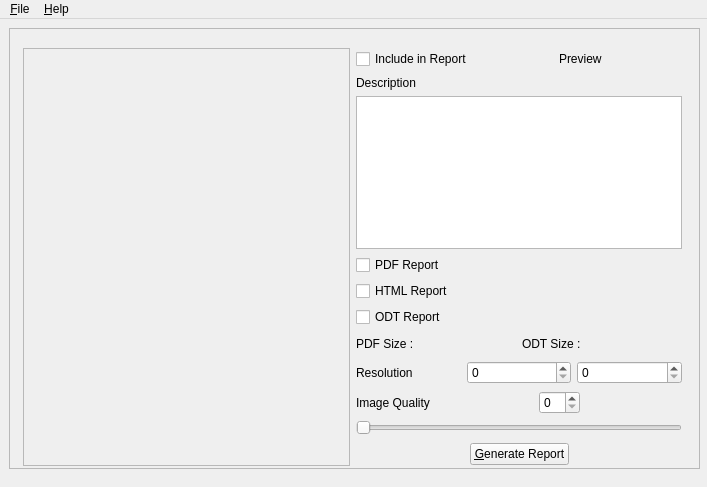
<?xml version="1.0" encoding="UTF-8"?>
<ui version="4.0">
 <class>MainWindow</class>
 <widget class="QMainWindow" name="MainWindow">
  <property name="geometry">
   <rect>
    <x>0</x>
    <y>0</y>
    <width>707</width>
    <height>487</height>
   </rect>
  </property>
  <property name="windowTitle">
   <string>Report Generator</string>
  </property>
  <widget class="QWidget" name="centralWidget">
   <property name="sizePolicy">
    <sizepolicy hsizetype="Preferred" vsizetype="Preferred">
     <horstretch>1</horstretch>
     <verstretch>1</verstretch>
    </sizepolicy>
   </property>
   <widget class="QFrame" name="frame">
    <property name="geometry">
     <rect>
      <x>9</x>
      <y>9</y>
      <width>691</width>
      <height>441</height>
     </rect>
    </property>
    <property name="frameShape">
     <enum>QFrame::StyledPanel</enum>
    </property>
    <property name="frameShadow">
     <enum>QFrame::Raised</enum>
    </property>
    <widget class="QWidget" name="horizontalLayoutWidget">
     <property name="geometry">
      <rect>
       <x>3</x>
       <y>9</y>
       <width>681</width>
       <height>440</height>
      </rect>
     </property>
     <layout class="QHBoxLayout" name="horizontalLayout">
      <item>
       <widget class="QScrollArea" name="scrollArea">
        <property name="widgetResizable">
         <bool>true</bool>
        </property>
        <widget class="QWidget" name="scrollAreaWidgetContents">
         <property name="geometry">
          <rect>
           <x>0</x>
           <y>0</y>
           <width>335</width>
           <height>436</height>
          </rect>
         </property>
         <widget class="QWidget" name="gridLayoutWidget">
          <property name="geometry">
           <rect>
            <x>9</x>
            <y>9</y>
            <width>321</width>
            <height>401</height>
           </rect>
          </property>
          <layout class="QGridLayout" name="gridLayout"/>
         </widget>
        </widget>
       </widget>
      </item>
      <item>
       <layout class="QVBoxLayout" name="verticalLayout">
        <item>
         <spacer name="verticalSpacer_3">
          <property name="orientation">
           <enum>Qt::Vertical</enum>
          </property>
          <property name="sizeHint" stdset="0">
           <size>
            <width>20</width>
            <height>40</height>
           </size>
          </property>
         </spacer>
        </item>
        <item>
         <layout class="QHBoxLayout" name="horizontalLayout_3">
          <item>
           <widget class="QCheckBox" name="includeCheck">
            <property name="text">
             <string>Include in Report</string>
            </property>
           </widget>
          </item>
          <item>
           <spacer name="horizontalSpacer_2">
            <property name="orientation">
             <enum>Qt::Horizontal</enum>
            </property>
            <property name="sizeHint" stdset="0">
             <size>
              <width>40</width>
              <height>20</height>
             </size>
            </property>
           </spacer>
          </item>
          <item>
           <widget class="QLabel" name="previewLabel">
            <property name="text">
             <string>Preview</string>
            </property>
           </widget>
          </item>
          <item>
           <spacer name="horizontalSpacer_3">
            <property name="orientation">
             <enum>Qt::Horizontal</enum>
            </property>
            <property name="sizeHint" stdset="0">
             <size>
              <width>40</width>
              <height>20</height>
             </size>
            </property>
           </spacer>
          </item>
         </layout>
        </item>
        <item>
         <spacer name="verticalSpacer_10">
          <property name="orientation">
           <enum>Qt::Vertical</enum>
          </property>
          <property name="sizeHint" stdset="0">
           <size>
            <width>20</width>
            <height>40</height>
           </size>
          </property>
         </spacer>
        </item>
        <item>
         <widget class="QLabel" name="label_3">
          <property name="text">
           <string>Description</string>
          </property>
         </widget>
        </item>
        <item>
         <spacer name="verticalSpacer_4">
          <property name="orientation">
           <enum>Qt::Vertical</enum>
          </property>
          <property name="sizeHint" stdset="0">
           <size>
            <width>20</width>
            <height>40</height>
           </size>
          </property>
         </spacer>
        </item>
        <item>
         <widget class="QTextEdit" name="imageEdit"/>
        </item>
        <item>
         <widget class="QCheckBox" name="pdfCheck">
          <property name="text">
           <string>PDF Report</string>
          </property>
         </widget>
        </item>
        <item>
         <widget class="QCheckBox" name="htmlCheck">
          <property name="text">
           <string>HTML Report</string>
          </property>
         </widget>
        </item>
        <item>
         <widget class="QCheckBox" name="odtCheck">
          <property name="text">
           <string>ODT Report</string>
          </property>
         </widget>
        </item>
        <item>
         <spacer name="verticalSpacer_9">
          <property name="orientation">
           <enum>Qt::Vertical</enum>
          </property>
          <property name="sizeHint" stdset="0">
           <size>
            <width>20</width>
            <height>40</height>
           </size>
          </property>
         </spacer>
        </item>
        <item>
         <layout class="QHBoxLayout" name="horizontalLayout_4">
          <item>
           <widget class="QLabel" name="pdfSizeLabel">
            <property name="text">
             <string>PDF Size :</string>
            </property>
           </widget>
          </item>
          <item>
           <spacer name="horizontalSpacer_7">
            <property name="orientation">
             <enum>Qt::Horizontal</enum>
            </property>
            <property name="sizeHint" stdset="0">
             <size>
              <width>40</width>
              <height>20</height>
             </size>
            </property>
           </spacer>
          </item>
          <item>
           <widget class="QLabel" name="odtSizeLabel">
            <property name="text">
             <string>ODT Size :</string>
            </property>
           </widget>
          </item>
          <item>
           <spacer name="horizontalSpacer_8">
            <property name="orientation">
             <enum>Qt::Horizontal</enum>
            </property>
            <property name="sizeHint" stdset="0">
             <size>
              <width>40</width>
              <height>20</height>
             </size>
            </property>
           </spacer>
          </item>
         </layout>
        </item>
        <item>
         <spacer name="verticalSpacer_5">
          <property name="orientation">
           <enum>Qt::Vertical</enum>
          </property>
          <property name="sizeHint" stdset="0">
           <size>
            <width>20</width>
            <height>40</height>
           </size>
          </property>
         </spacer>
        </item>
        <item>
         <layout class="QHBoxLayout" name="horizontalLayout_6">
          <item>
           <widget class="QLabel" name="label_2">
            <property name="text">
             <string>Resolution</string>
            </property>
           </widget>
          </item>
          <item>
           <widget class="QSpinBox" name="imageWidth"/>
          </item>
          <item>
           <widget class="QSpinBox" name="imageHeight"/>
          </item>
         </layout>
        </item>
        <item>
         <spacer name="verticalSpacer_8">
          <property name="orientation">
           <enum>Qt::Vertical</enum>
          </property>
          <property name="sizeHint" stdset="0">
           <size>
            <width>20</width>
            <height>40</height>
           </size>
          </property>
         </spacer>
        </item>
        <item>
         <layout class="QHBoxLayout" name="horizontalLayout_5">
          <item>
           <widget class="QLabel" name="label">
            <property name="text">
             <string>Image Quality</string>
            </property>
           </widget>
          </item>
          <item>
           <spacer name="horizontalSpacer_5">
            <property name="orientation">
             <enum>Qt::Horizontal</enum>
            </property>
            <property name="sizeHint" stdset="0">
             <size>
              <width>40</width>
              <height>20</height>
             </size>
            </property>
           </spacer>
          </item>
          <item>
           <widget class="QSpinBox" name="qualitySpinBox"/>
          </item>
          <item>
           <spacer name="horizontalSpacer_6">
            <property name="orientation">
             <enum>Qt::Horizontal</enum>
            </property>
            <property name="sizeHint" stdset="0">
             <size>
              <width>40</width>
              <height>20</height>
             </size>
            </property>
           </spacer>
          </item>
         </layout>
        </item>
        <item>
         <widget class="QSlider" name="qualitySlider">
          <property name="orientation">
           <enum>Qt::Horizontal</enum>
          </property>
         </widget>
        </item>
        <item>
         <spacer name="verticalSpacer_6">
          <property name="orientation">
           <enum>Qt::Vertical</enum>
          </property>
          <property name="sizeHint" stdset="0">
           <size>
            <width>20</width>
            <height>40</height>
           </size>
          </property>
         </spacer>
        </item>
        <item>
         <spacer name="verticalSpacer_2">
          <property name="orientation">
           <enum>Qt::Vertical</enum>
          </property>
          <property name="sizeHint" stdset="0">
           <size>
            <width>20</width>
            <height>40</height>
           </size>
          </property>
         </spacer>
        </item>
        <item>
         <spacer name="verticalSpacer_7">
          <property name="orientation">
           <enum>Qt::Vertical</enum>
          </property>
          <property name="sizeHint" stdset="0">
           <size>
            <width>20</width>
            <height>40</height>
           </size>
          </property>
         </spacer>
        </item>
        <item>
         <layout class="QHBoxLayout" name="horizontalLayout_2">
          <item>
           <spacer name="horizontalSpacer">
            <property name="orientation">
             <enum>Qt::Horizontal</enum>
            </property>
            <property name="sizeHint" stdset="0">
             <size>
              <width>40</width>
              <height>20</height>
             </size>
            </property>
           </spacer>
          </item>
          <item>
           <widget class="QPushButton" name="reportButton">
            <property name="text">
             <string>&amp;Generate Report</string>
            </property>
           </widget>
          </item>
          <item>
           <spacer name="horizontalSpacer_4">
            <property name="orientation">
             <enum>Qt::Horizontal</enum>
            </property>
            <property name="sizeHint" stdset="0">
             <size>
              <width>40</width>
              <height>20</height>
             </size>
            </property>
           </spacer>
          </item>
         </layout>
        </item>
        <item>
         <spacer name="verticalSpacer">
          <property name="orientation">
           <enum>Qt::Vertical</enum>
          </property>
          <property name="sizeHint" stdset="0">
           <size>
            <width>20</width>
            <height>40</height>
           </size>
          </property>
         </spacer>
        </item>
       </layout>
      </item>
     </layout>
    </widget>
   </widget>
  </widget>
  <widget class="QMenuBar" name="menuBar">
   <property name="geometry">
    <rect>
     <x>0</x>
     <y>0</y>
     <width>707</width>
     <height>24</height>
    </rect>
   </property>
   <widget class="QMenu" name="fileMenu">
    <property name="title">
     <string>&amp;File</string>
    </property>
    <widget class="QMenu" name="previewMenu">
     <property name="title">
      <string>&amp;Preview</string>
     </property>
     <addaction name="previewPdfAction"/>
     <addaction name="previewHtmlAction"/>
     <addaction name="previewOdtAction"/>
    </widget>
    <addaction name="openAction"/>
    <addaction name="previewMenu"/>
    <addaction name="exitAction"/>
   </widget>
   <widget class="QMenu" name="helpMenu">
    <property name="title">
     <string>&amp;Help</string>
    </property>
    <addaction name="aboutAction"/>
    <addaction name="abouUsAction"/>
   </widget>
   <addaction name="fileMenu"/>
   <addaction name="helpMenu"/>
  </widget>
  <action name="openAction">
   <property name="text">
    <string>&amp;Open</string>
   </property>
  </action>
  <action name="exitAction">
   <property name="text">
    <string>&amp;Exit</string>
   </property>
  </action>
  <action name="aboutAction">
   <property name="text">
    <string>&amp;About</string>
   </property>
  </action>
  <action name="abouUsAction">
   <property name="text">
    <string>&amp;About Us</string>
   </property>
  </action>
  <action name="previewPdfAction">
   <property name="text">
    <string>&amp;PDF</string>
   </property>
  </action>
  <action name="previewHtmlAction">
   <property name="text">
    <string>&amp;HTML</string>
   </property>
  </action>
  <action name="previewOdtAction">
   <property name="text">
    <string>&amp;ODT</string>
   </property>
  </action>
 </widget>
 <layoutdefault spacing="6" margin="11"/>
 <resources/>
 <connections/>
</ui>
